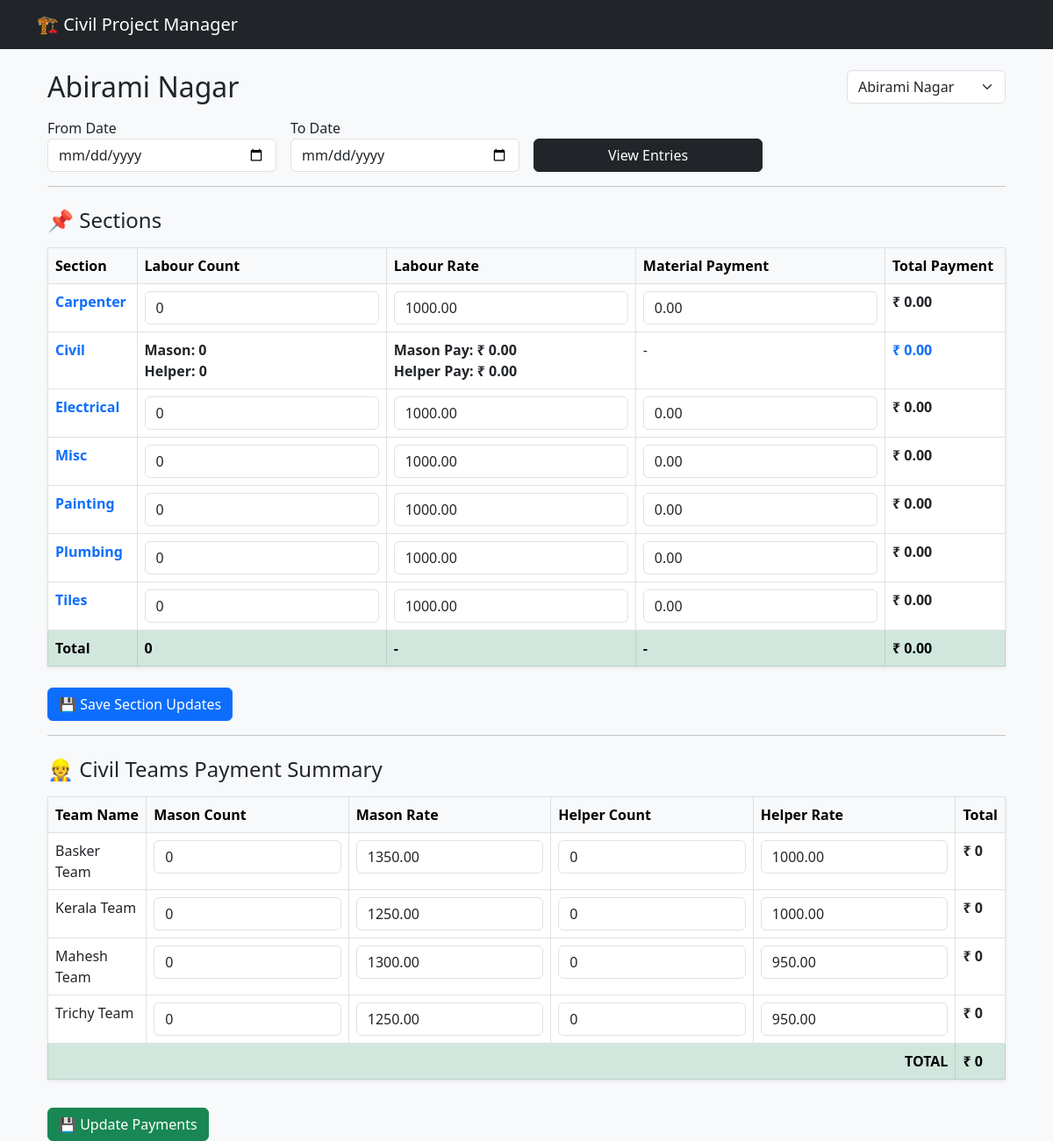
/1/, run on the app's committed database.
### civil_app/models.py (models this page shows, shortened)
class Site(models.Model):
    site_name = models.CharField(max_length=200)
    location = models.CharField(max_length=200, blank=True)

class SiteSection(models.Model):
    site = models.ForeignKey(Site, related_name="sections", on_delete=models.CASCADE)
    section_name = models.CharField(max_length=100)
    labour_count = models.IntegerField(default=0)
    material_count = models.IntegerField(default=0)
    labour_rate = models.DecimalField(max_digits=10, decimal_places=2, default=1000)
    material_payment = models.DecimalField(max_digits=10, decimal_places=2, default=0)
    labour_pay = models.DecimalField(max_digits=12, decimal_places=2, default=0)
    material_pay = models.DecimalField(max_digits=12, decimal_places=2, default=0)
    payment = models.DecimalField(max_digits=12, decimal_places=2, default=0)

class CivilTeam(models.Model):
    site = models.ForeignKey(Site, related_name="civil_teams", on_delete=models.CASCADE)
    team_name = models.CharField(max_length=100)
    mason_payment = models.DecimalField(max_digits=10, decimal_places=2, default=0)
    helper_payment = models.DecimalField(max_digits=10, decimal_places=2, default=0)
    mason_rate = models.DecimalField(max_digits=10, decimal_places=2, default=800)
    helper_rate = models.DecimalField(max_digits=10, decimal_places=2, default=500)
    mason_count = models.IntegerField(default=0)
    helper_count = models.IntegerField(default=0)
    @property
    def total_payment(self):
        return (self.mason_payment or 0) + (self.helper_payment or 0)

### civil_app/views.py (the view)
# urls.py: path("<int:site_id>/", views.site_detail, name="site_detail"),
def site_detail(request, site_id):
    site = get_object_or_404(Site, id=site_id)
    ensure_site_bootstrap(site)
    sections = list(site.sections.all().order_by("section_name"))
    teams = list(site.civil_teams.all().order_by("team_name"))
    civil_team_total = sum(team.total_payment for team in teams)
    for sec in sections:
        if sec.section_name.lower() == "civil":
            sec.payment = civil_team_total
    section_payment_total = sum(s.payment for s in sections)
    section_labour_total = sum(s.labour_count for s in sections)
    section_material_total = sum(s.material_count for s in sections)
    total_mason_count = sum(t.mason_count for t in teams)
    total_helper_count = sum(t.helper_count for t in teams)
    total_mason_payment = sum(t.mason_payment for t in teams)
    total_helper_payment = sum(t.helper_payment for t in teams)
    civil_total_payment = total_mason_payment + total_helper_payment
    all_sites = Site.objects.all().order_by("site_name")
    return render(request, "sites/site_detail.html", {
        "site": site,
        "sections": sections,
        "civil_teams": teams,
        "civil_team_total": civil_team_total,
        "section_payment_total": section_payment_total,
        "section_labour_total": section_labour_total,
        "section_material_total": section_material_total,
        "total_mason_count": total_mason_count,
        "total_helper_count": total_helper_count,
        "total_mason_payment": total_mason_payment,
        "total_helper_payment": total_helper_payment,
        "civil_total_payment": civil_total_payment,
        "all_sites": all_sites
    })

### civil_app/views.py (called while the page is built)
def ensure_site_bootstrap(site):
    required_sections = ["carpenter", "civil", "electrical", "misc", "painting", "plumbing", "tiles"]
    existing = set(site.sections.values_list("section_name", flat=True))
    for s in required_sections:
        if s not in existing:
            SiteSection.objects.create(site=site, section_name=s)
    if site.civil_teams.count() == 0:
        default_teams = ["Trichy Team", "Mahesh Team", "Basker Team", "Kerala Team"]
        for t in default_teams:
            CivilTeam.objects.create(site=site, team_name=t)
    try:
        _ = site.civil_details
    except:
        CivilSectionDetail.objects.create(site=site)

### civil_app/templates/sites/site_detail.html (shortened to what this page needs)
{% extends "base.html" %}
{% load static %}
{% block content %}
<div class="container">
    <div class="d-flex justify-content-between align-items-center mb-3">
    <h2 class="mb-0">{{ site.site_name }}</h2>
    <select class="form-select w-auto" onchange="location.href=this.value;">
        {% for s in all_sites %}
            <option value="{% url 'site_detail' s.id %}"
                {% if s.id == site.id %}selected{% endif %}>
                {{ s.site_name }}
            </option>
        {% endfor %}
    </select>
</div>
    <form class="row g-3 mb-3" onsubmit="openEntryModal(event)">
        <div class="col-md-3">
            <label>From Date</label>
            <input type="date" id="from_date" class="form-control">
        </div>
        <div class="col-md-3">
            <label>To Date</label>
            <input type="date" id="to_date" class="form-control">
        </div>
        <div class="col-md-3 align-self-end">
            <button class="btn btn-dark w-100">View Entries</button>
        </div>
    </form>
    <hr>
    <h4 class="mt-4">📌 Sections</h4>
    <form method="POST" action="{% url 'update_sections' site.id %}">
        <table class="table table-bordered bg-white mt-3 shadow-sm">
            <thead class="table-light">
                <tr>
                    <th>Section</th>
                    <th>Labour Count</th>
                    <th>Labour Rate</th>
                    <th>Material Payment</th>
                    <th>Total Payment</th>
                </tr>
            </thead>
            <tbody>
                {% for sec in sections %}
                <tr>
                    <td>
                        <a href="#" onclick="filterBySection('{{ sec.section_name }}')"
                           class="text-primary fw-bold text-decoration-none">
                            {{ sec.section_name|title }}
                        </a>
                    </td>
                    {% if sec.section_name == "civil" %}
    <td class="fw-bold">
        Mason: {{ total_mason_count }}<br>
        Helper: {{ total_helper_count }}
    </td>
    <td class="fw-bold">
        Mason Pay: ₹ {{ total_mason_payment }}<br>
        Helper Pay: ₹ {{ total_helper_payment }}<br>
    </td>
    <td>-</td>
    <td class="fw-bold text-primary">
    ₹ {{ civil_total_payment }}
</td>
{% else %}
                        <td>
                            <input type="number" class="form-control"
                                name="labour_{{ sec.id }}"
                                value="{{ sec.labour_count }}">
                        </td>
                        <td>
                            <input type="number" class="form-control"
                                name="labour_rate_{{ sec.id }}"
                                value="{{ sec.labour_rate }}">
                        </td>
                        <td>
                            <input type="number" class="form-control"
                                name="material_payment_{{ sec.id }}"
                                value="{{ sec.material_payment }}">
                        </td>
                        <td class="fw-bold">₹ {{ sec.payment }}</td>
                    {% endif %}
                </tr>
                {% endfor %}
                <tr class="table-success fw-bold">
                    <td>Total</td>
                    <td>{{ section_labour_total }}</td>
                    <td>-</td>
                    <td>-</td>
                    <td>₹ {{ section_payment_total }}</td>
                </tr>
            </tbody>
        </table>
        <button class="btn btn-primary mt-2">💾 Save Section Updates</button>
    </form>
    <hr>
    <h4 class="mt-4">👷 Civil Teams Payment Summary</h4>
    <form method="POST" action="{% url 'update_civil_team' site.id %}">
        <table class="table table-bordered bg-white mt-3 shadow-sm">
            <thead class="table-light">
                <tr>
                    <th>Team Name</th>
                    <th>Mason Count</th>
                    <th>Mason Rate</th>
                    <th>Helper Count</th>
                    <th>Helper Rate</th>
                    <th>Total</th>
                </tr>
            </thead>
            <tbody>
                {% for team in civil_teams %}
                <tr>
                    <td>{{ team.team_name }}</td>
                    <td>
                        <input type="number" class="form-control"
                               name="mason_count_{{ team.id }}"
                               value="{{ team.mason_count }}">
                    </td>
                    <td>
                        <input type="number" class="form-control"
                               name="mason_rate_{{ team.id }}"
                               value="{{ team.mason_rate }}">
                    </td>
                    <td>
                        <input type="number" class="form-control"
                               name="helper_count_{{ team.id }}"
                               value="{{ team.helper_count }}">
                    </td>
                    <td>
                        <input type="number" class="form-control"
                               name="helper_rate_{{ team.id }}"
                               value="{{ team.helper_rate }}">
                    </td>
                    <td class="fw-bold">
                        ₹ {{ team.total_payment }}
                    </td>
                </tr>
                {% endfor %}
                <tr class="table-success fw-bold">
                    <td colspan="5" class="text-end">TOTAL</td>
                    <td>₹ {{ civil_team_total }}</td>
                </tr>
            </tbody>
        </table>
        <button class="btn btn-success mt-3">💾 Update Payments</button>
    </form>
</div>
{% endblock %}

### civil_app/templates/base.html (shortened to what this page needs)
<!DOCTYPE html>
<html>
<head>
    <link href="https://cdn.jsdelivr.net/npm/bootstrap@5.3.0/dist/css/bootstrap.min.css" rel="stylesheet">
</head>
<body class="bg-light">
    <nav class="navbar navbar-dark bg-dark mb-4">
        <div class="container">
            <a class="navbar-brand" href="/">🏗 Civil Project Manager</a>
        </div>
    </nav>
    <div class="container">
        {% block content %}
        {% endblock %}
    </div>
</body>
</html>

### data on the page
Site: site_name "Abirami Nagar"
SiteSection: section_name "Carpenter", labour_count "0", labour_rate "1000.00", material_payment "0.00", payment "0.00"
SiteSection: section_name "Civil", total_mason_count "0", total_helper_count "0", total_mason_payment "0.00", total_helper_payment "0.00", civil_total_payment "0.00"
SiteSection: section_name "Electrical", labour_count "0", labour_rate "1000.00", material_payment "0.00", payment "0.00"
SiteSection: section_name "Misc", labour_count "0", labour_rate "1000.00", material_payment "0.00", payment "0.00"
SiteSection: section_name "Painting", labour_count "0", labour_rate "1000.00", material_payment "0.00", payment "0.00"
SiteSection: section_name "Plumbing", labour_count "0", labour_rate "1000.00", material_payment "0.00", payment "0.00"
SiteSection: section_name "Tiles", labour_count "0", labour_rate "1000.00", material_payment "0.00", payment "0.00"
CivilTeam: team_name "Basker Team", mason_count "0", mason_rate "1350.00", helper_count "0", helper_rate "1000.00", total_payment "0"
CivilTeam: team_name "Kerala Team", mason_count "0", mason_rate "1250.00", helper_count "0", helper_rate "1000.00", total_payment "0"
CivilTeam: team_name "Mahesh Team", mason_count "0", mason_rate "1300.00", helper_count "0", helper_rate "950.00", total_payment "0"
CivilTeam: team_name "Trichy Team", mason_count "0", mason_rate "1250.00", helper_count "0", helper_rate "950.00", total_payment "0"

### other printed values
{{ section_labour_total }} "0"
{{ section_payment_total }} "0.00"
{{ civil_team_total }} "0"
form field value "Abirami Nagar"
